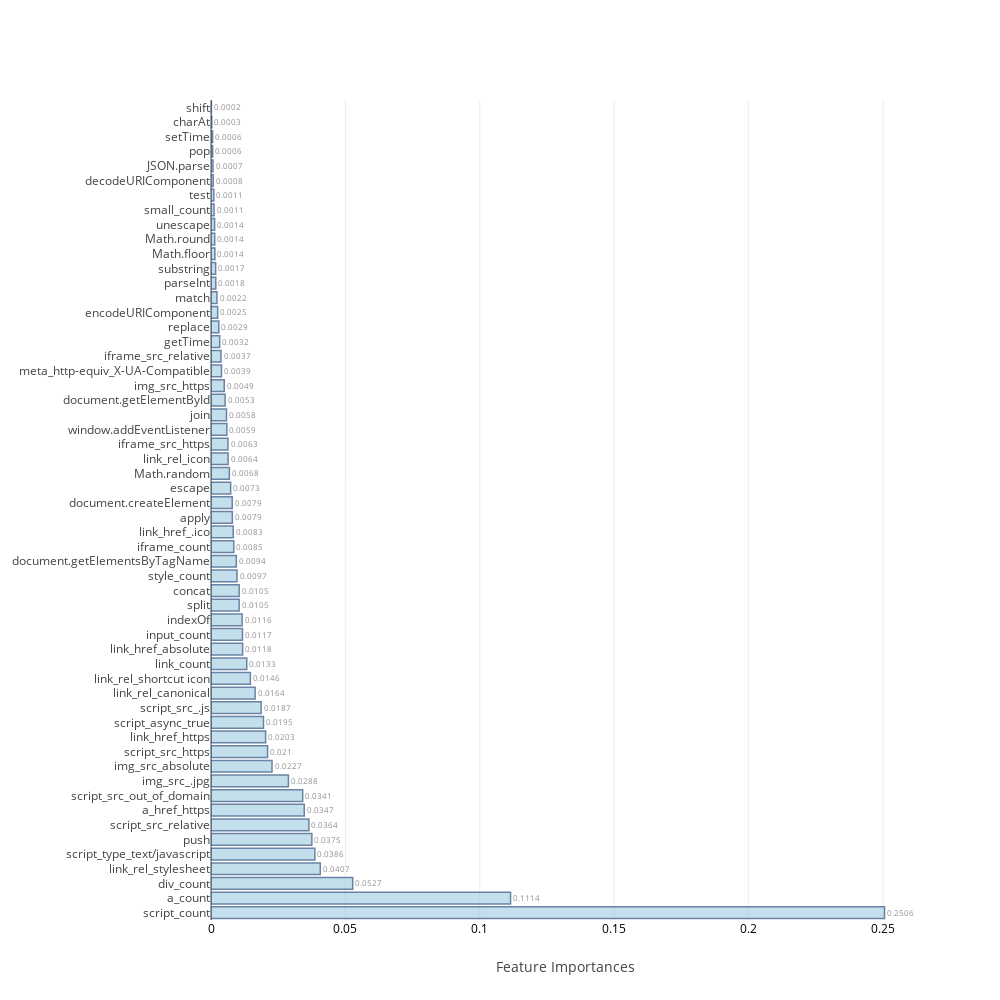

The code cell stored with this chart in its notebook:
### Markdown cell above
### <a id='1.B' style="text-decoration : none; color : #000000;"> B. Average Feature Importances</a>

### Code cell
feat_impt_plot(np.average(feat_imp,axis=0),columns)

### Figure 1 — Plotly figure (JSON) as saved in the notebook; plotly's stock layout.template omitted (floating-point values rounded to 4 significant figures)
{"data": [{"marker": {"color": "rgb(158,202,225)", "line": {"color": "rgb(8,48,107)", "width": 1.5}}, "opacity": 0.6, "orientation": "h", "text": [0.2506, 0.1114, 0.0527, 0.0407, 0.0386, 0.0375, 0.0364, 0.0347, 0.0341, 0.0288, 0.0227, 0.021, 0.0203, 0.0195, 0.0187, 0.0164, 0.0146, 0.0133, 0.0118, 0.0117, 0.0116, 0.0105, 0.0105, 0.0097, 0.0094, 0.0085, 0.0083, 0.0079, 0.0079, 0.0073, 0.0068, 0.0064, 0.0063, 0.0059, 0.0058, 0.0053, 0.0049, 0.0039, 0.0037, 0.0032, 0.0029, 0.0025, 0.0022, 0.0018, 0.0017, 0.0014, 0.0014, 0.0014, 0.0011, 0.0011, 0.0008, 0.0007, 0.0006, 0.0006, 0.0003, 0.0002], "textposition": "outside", "type": "bar", "uid": "30e73f6c-df9f-4ac8-b8d0-a51d7c23921f", "x": [0.2506, 0.1114, 0.05272, 0.04065, 0.03864, 0.03752, 0.03641, 0.03471, 0.03411, 0.02881, 0.0227, 0.02104, 0.02032, 0.01952, 0.01865, 0.01642, 0.01465, 0.0133, 0.01177, 0.0117, 0.01157, 0.01048, 0.01048, 0.009664, 0.009419, 0.008483, 0.008255, 0.007939, 0.007893, 0.007314, 0.00683, 0.006366, 0.006303, 0.005899, 0.005766, 0.00526, 0.004942, 0.003902, 0.003711, 0.003228, 0.002902, 0.002483, 0.002208, 0.001777, 0.00173, 0.001444, 0.001378, 0.001352, 0.001122, 0.00106, 0.0008312, 0.0007349, 0.0006015, 0.0005927, 0.0002853, 0.0001519], "y": ["script_count", "a_count", "div_count", "link_rel_stylesheet", "script_type_text/javascript", "push", "script_src_relative", "a_href_https", "script_src_out_of_domain", "img_src_.jpg", "img_src_absolute", "script_src_https", "link_href_https", "script_async_true", "script_src_.js", "link_rel_canonical", "link_rel_shortcut icon", "link_count", "link_href_absolute", "input_count", "indexOf", "split", "concat", "style_count", "document.getElementsByTagName", "iframe_count", "link_href_.ico", "apply", "document.createElement", "escape", "Math.random", "link_rel_icon", "iframe_src_https", "window.addEventListener", "join", "document.getElementById", "img_src_https", "meta_http-equiv_X-UA-Compatible", "iframe_src_relative", "getTime", "replace", "encodeURIComponent", "match", "parseInt", "substring", "Math.floor", "Math.round", "unescape", "small_count", "test", "decodeURIComponent", "JSON.parse", "pop", "setTime", "charAt", "shift"]}], "layout": {"autosize": false, "height": 1000, "width": 1000, "xaxis": {"tickfont": {"color": "black", "size": 12}, "title": "Feature Importances"}, "yaxis": {"automargin": true}}}
